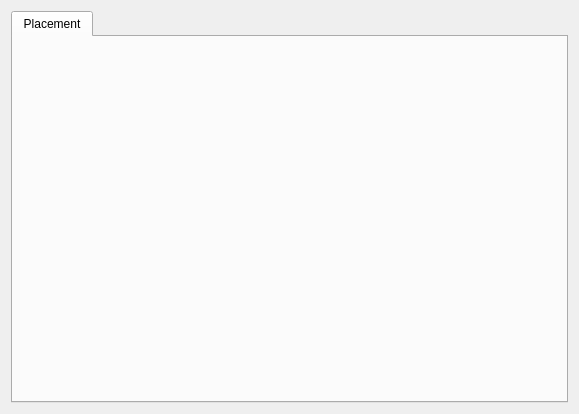
<?xml version="1.0" encoding="UTF-8"?>
<ui version="4.0">
 <class>GameSummaryWidget</class>
 <widget class="QWidget" name="GameSummaryWidget">
  <property name="geometry">
   <rect>
    <x>0</x>
    <y>0</y>
    <width>579</width>
    <height>414</height>
   </rect>
  </property>
  <property name="windowTitle">
   <string>Form</string>
  </property>
  <layout class="QHBoxLayout" name="horizontalLayout">
   <item>
    <widget class="QTabWidget" name="tabWidget">
     <property name="currentIndex">
      <number>0</number>
     </property>
     <widget class="QWidget" name="tab">
      <attribute name="title">
       <string>Placement</string>
      </attribute>
      <layout class="QGridLayout" name="gridLayout"/>
     </widget>
    </widget>
   </item>
  </layout>
 </widget>
 <resources/>
 <connections/>
</ui>
